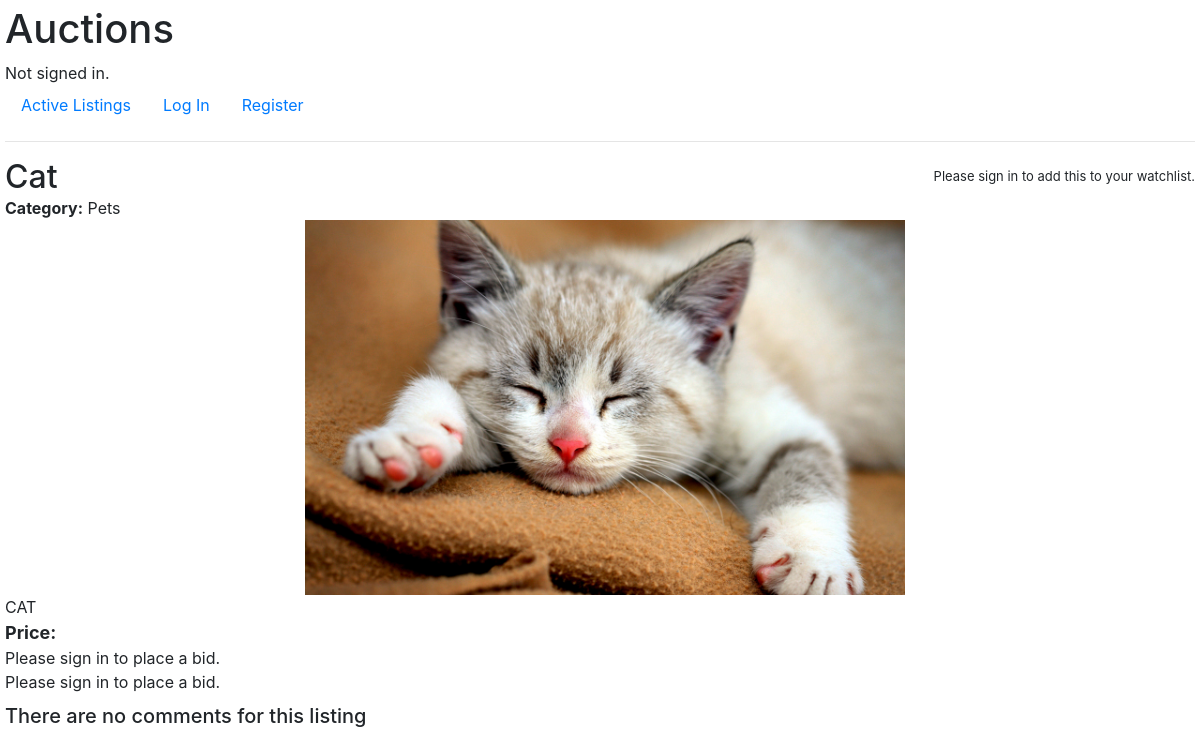
Before: /1 with the older database file.
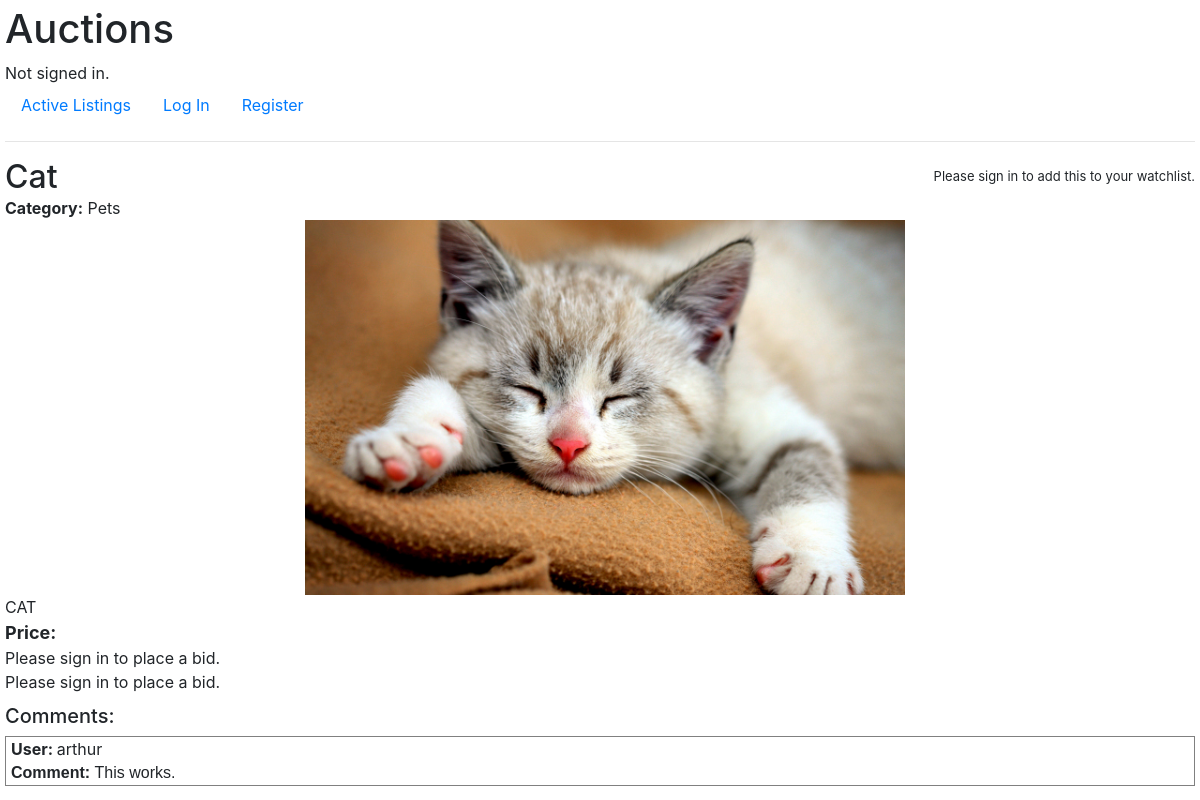
After: the same page with the newer database file.
### auctions/models.py (models this page shows)
class Comment(models.Model):
    listing = models.ForeignKey(
        Listing, on_delete=CASCADE, related_name="comments")
    user = models.ForeignKey(User, on_delete=CASCADE, related_name="author")
    text = models.CharField(
        max_length=1000,
        verbose_name="Comment:"
    )

class User(AbstractUser):
    watchlist = models.ManyToManyField(
        "Listing", blank=True, related_name="watchers")

### auctions/views.py (the view)
# urls.py: path("<int:listing_id>", views.listing, name="listing"),
def listing(request, listing_id):
    listing_inst = Listing.objects.get(id=listing_id)
    if request.method == "POST":
        action = request.POST["action"]
        if action == "Close":
            listing_inst.active = False
            listing_inst.save()
        return HttpResponseRedirect(reverse("listing", args=[listing_inst.id]))
    if request.user.is_authenticated:
        try:
            request.user.watchlist.get(id=listing_id)
        except ObjectDoesNotExist:
            watchlist_message = "Add to watchlist"
            action = "add"
        else:
            watchlist_message = "Remove from watchlist"
            action = "remove"
        return render(request, "auctions/listing.html", {
            "listing": listing_inst,
            "watchlist_message": watchlist_message,
            "action": action,
            "bidding_form": BiddingForm(),
            "comment_form": CommentForm(),
            "comments": listing_inst.comments.all()
        })
    else:
        return render(request, "auctions/listing.html", {
            "listing": listing_inst,
            "bidding_form": BiddingForm(),
            "comment_form": CommentForm(),
            "comments": listing_inst.comments.all()
        })

### auctions/templates/auctions/listing.html (shortened to what this page needs)
{% extends "auctions/layout.html" %}
{% block body %}
<div class="listing-cont">
    <div class="title-watchlist-cont">
     {% if user.is_authenticated%}
        <div class="title-buttons">
            {% if user == listing.user %}
                <div class="close-button">
                    <form action={% url 'listing' listing.id %} method="POST">
                        {% csrf_token %}
                        <input type="submit" name="action" value="Close">
                    </form>
                </div>
            {% endif %}
            <form action={% url 'user_watchlist' listing.id %} method="POST">
                {% csrf_token %}
                <input type="text" name="action" value={{action}} hidden>
                <input type="submit" value={{watchlist_message}}>
            </form>
        </div>
     {% else %}
        <div class="no-watchlist-mes">Please sign in to add this to your watchlist.</div>
     {% endif %}
        <h2 class="title">{{listing.title}}</h2>
    </div>
    <div class="category-cont">
        <strong>Category:</strong>
        {{listing.category}}
    </div>
    {% if listing.image %}
        <div class="image-cont">
            <img src="media/{{listing.image}}" alt="Product image">
        </div>
    {% endif %}
    <div class="description_cont">
        {{listing.description}}
    </div>
    <div class="price">
        <strong>
        {% load djmoney %}
        Price:
        </strong>
    </div>
    {% if listing.active == False %}
        The listing is closed, you can no longer bid.
    {% else %}
        {% if user.is_authenticated%}
        <div class="bid-form-cont">
            <form action={% url "make-bid" listing.id%} method="post">
                {% csrf_token %}
                <label for="bidding">
                    <span class="label">Place bid: ($)</span>
                    {{bidding_form.price}}
                    <input type="submit" value="Place bid">
                </label>
            </form>
        </div>
        {% else %}
        Please sign in to place a bid.
        {% endif %}
    {% endif %}
    <div class="comment-cont">
        {% if user.is_authenticated %}
            <div class="comment-form">
                <form action={% url "make-comment" listing.id %} method="post">
                    {% csrf_token %}
                    {{comment_form}}
                    <input type="submit" value="Post Comment">
                </form>
            </div>
        {% else %}
        Please sign in to place a bid.
        {% endif %}
        <div class="comments">
        {% if comments %}
            <h5>Comments:</h5>
            {% for comment in comments%}
                <div class="comment-cont">
                    <div class="user">
                    <strong>User: </strong>{{comment.user}}</div>
                    <div class="text"><strong>Comment: </strong>{{comment.text}}</div>
                </div>
            {% endfor %}
        {% else %}
            <h5>There are no comments for this listing</h5>
        {% endif %}
        </div>
    </div>
</div>
{% endblock %}

Changed rows visible on the page:
added Comment: user "arthur", text "This works."
Other visible differences:
text no longer shown: "There are no comments for this listing"
text now shown: "Comments:"
